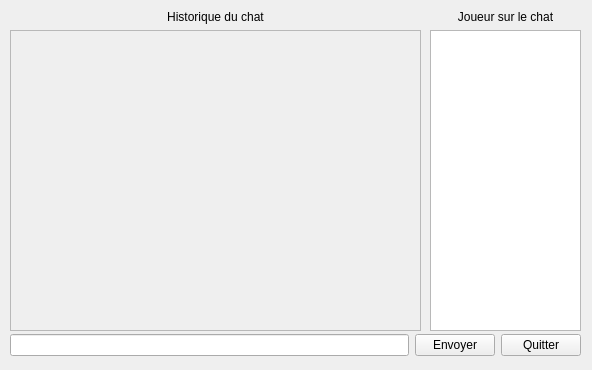
<?xml version="1.0" encoding="UTF-8"?>
<ui version="4.0">
 <class>widgetChat</class>
 <widget class="QWidget" name="widgetChat">
  <property name="geometry">
   <rect>
    <x>0</x>
    <y>0</y>
    <width>592</width>
    <height>370</height>
   </rect>
  </property>
  <property name="baseSize">
   <size>
    <width>0</width>
    <height>0</height>
   </size>
  </property>
  <property name="windowTitle">
   <string>Form</string>
  </property>
  <widget class="QWidget" name="horizontalLayoutWidget_2">
   <property name="geometry">
    <rect>
     <x>10</x>
     <y>330</y>
     <width>571</width>
     <height>31</height>
    </rect>
   </property>
   <layout class="QHBoxLayout" name="horizontalLayout_1">
    <item>
     <widget class="QLineEdit" name="saisiMessage"/>
    </item>
    <item>
     <widget class="QPushButton" name="btSendMessages">
      <property name="text">
       <string>Envoyer</string>
      </property>
     </widget>
    </item>
    <item>
     <widget class="QPushButton" name="btQuitterChat">
      <property name="text">
       <string>Quitter</string>
      </property>
     </widget>
    </item>
   </layout>
  </widget>
  <widget class="QWidget" name="verticalLayoutWidget">
   <property name="geometry">
    <rect>
     <x>10</x>
     <y>10</y>
     <width>411</width>
     <height>321</height>
    </rect>
   </property>
   <layout class="QVBoxLayout" name="verticalLayout_1">
    <item>
     <widget class="QLabel" name="label_3">
      <property name="text">
       <string>Historique du chat</string>
      </property>
      <property name="alignment">
       <set>Qt::AlignCenter</set>
      </property>
     </widget>
    </item>
    <item>
     <widget class="QPlainTextEdit" name="affichageMessages">
      <property name="enabled">
       <bool>false</bool>
      </property>
     </widget>
    </item>
   </layout>
  </widget>
  <widget class="QWidget" name="verticalLayoutWidget_2">
   <property name="geometry">
    <rect>
     <x>430</x>
     <y>10</y>
     <width>151</width>
     <height>321</height>
    </rect>
   </property>
   <layout class="QVBoxLayout" name="verticalLayout_2">
    <item>
     <widget class="QLabel" name="label_1">
      <property name="layoutDirection">
       <enum>Qt::LeftToRight</enum>
      </property>
      <property name="text">
       <string>Joueur sur le chat</string>
      </property>
      <property name="alignment">
       <set>Qt::AlignCenter</set>
      </property>
     </widget>
    </item>
    <item>
     <widget class="QListView" name="listJoueurs"/>
    </item>
   </layout>
  </widget>
 </widget>
 <resources/>
 <connections/>
</ui>
